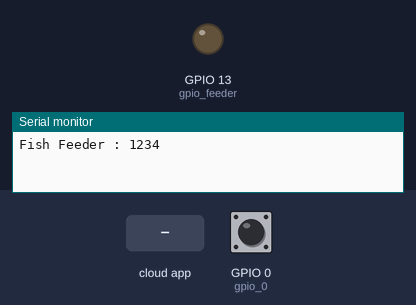
Bench run of a sketch on a simulated ESP32. Parts: output pins drawn as LEDs (lit = HIGH), the last lines printed to the serial monitor. Inputs (shaded band) come from the test bench; at power-on: GPIO 0 (gpio_0) HIGH. WiFi joins after 1.5 s; servers stay silent unless stated; EEPROM starts erased.

Above: at 1.2 s.
1.3 s: the phone or cloud app sets Feed.Fish.Food to 1
At 2.1 s:
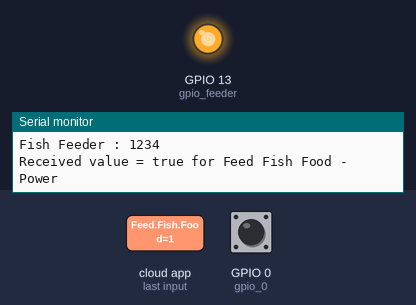
2.8 s: the phone or cloud app sets Feed.Fish.Food to 0
At 3.1 s:
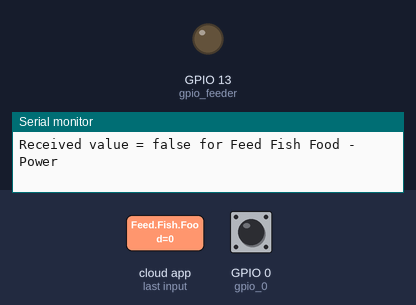
Timing chart, 0 to 5.8 s (numbered marks = the images above; inputs shaded):
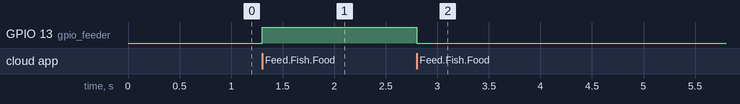

The sketch:

FishFeeder.ino
```cpp
#include "RMaker.h"
#include "WiFi.h"
#include "WiFiProv.h"

#include <EEPROM.h>
#define EEPROM_SIZE 2 //byte


#define UNIT_FEED_TIME  300 //in Millisecond
#define DEFAULT_POWER_MODE   false

const char *service_name = "Brainstorm";
const char *pop = "Technologies";

static byte gpio_0 = 0;
static byte gpio_feeder = 13;

bool feeder_state = false;
byte feed_quntity;

static Device *my_device = NULL;

void sysProvEvent(arduino_event_t *sys_event) {
  switch (sys_event->event_id) {
    case ARDUINO_EVENT_PROV_START:
#if CONFIG_IDF_TARGET_ESP32S2
      Serial.printf("\nProvisioning Started with name \"%s\" and PoP \"%s\" on SoftAP\n", service_name, pop);
      WiFiProv.printQR(service_name, pop, "softap");
#else
      Serial.printf("\nProvisioning Started with name \"%s\" and PoP \"%s\" on BLE\n", service_name, pop);
      WiFiProv.printQR(service_name, pop, "ble");
#endif
      break;
    case ARDUINO_EVENT_PROV_INIT:         WiFiProv.disableAutoStop(10000); break;
    case ARDUINO_EVENT_PROV_CRED_SUCCESS: WiFiProv.endProvision(); break;
    default:                              ;
  }
}

void write_callback(Device *device, Param *param, const param_val_t val, void *priv_data, write_ctx_t *ctx) {
  const char *device_name = device->getDeviceName();
  const char *param_name = param->getParamName();

  if (strcmp(param_name, "Power") == 0) {
    Serial.printf("Received value = %s for %s - %s\n", val.val.b ? "true" : "false", device_name, param_name);
    feeder_state = val.val.b;
    (feeder_state == false) ? digitalWrite(gpio_feeder, LOW) : digitalWrite(gpio_feeder, HIGH);
    param->updateAndReport(val);
  } else if (strcmp(param_name, "Quantity") == 0) {
    Serial.printf("\nReceived value = %d for %s - %s\n", val.val.i, device_name, param_name);
    feed_quntity = val.val.i;
    EEPROM.writeByte(0, feed_quntity); EEPROM.commit();
    param->updateAndReport(val);
  }
}

void setup() {
  EEPROM.begin(EEPROM_SIZE);
  Serial.begin(115200);
  pinMode(gpio_0, INPUT);
  pinMode(gpio_feeder, OUTPUT);
  digitalWrite(gpio_feeder, DEFAULT_POWER_MODE);
  feed_quntity = EEPROM.readByte(0);

  String id = String((uint32_t)(ESP.getEfuseMac()>>32),HEX) ;
  String nodeName = "Fish Feeder : " + id;
  Serial.println(nodeName);
  Node my_node;
  my_node = RMaker.initNode(nodeName.c_str());


  my_device = new Device("Feed Fish Food", "custom.device.feeder", &gpio_feeder);
  if (!my_device) {
    return;
  }

  my_device->addNameParam();
  my_device->addPowerParam(DEFAULT_POWER_MODE);
  my_device->assignPrimaryParam(my_device->getParamByName(ESP_RMAKER_DEF_POWER_NAME));

  Param level_param("Quantity", "custom.param.level", value(feed_quntity), PROP_FLAG_READ | PROP_FLAG_WRITE);
  level_param.addBounds(value(1), value(5), value(1));
  level_param.addUIType(ESP_RMAKER_UI_SLIDER);
  my_device->addParam(level_param);

  my_device->addCb(write_callback);

  my_node.addDevice(*my_device);

  RMaker.enableOTA(OTA_USING_TOPICS);
  RMaker.enableTZService();
  RMaker.enableSchedule();
  RMaker.enableScenes();
  RMaker.start();

  WiFi.onEvent(sysProvEvent);
#if CONFIG_IDF_TARGET_ESP32S2
  WiFiProv.beginProvision(NETWORK_PROV_SCHEME_SOFTAP, NETWORK_PROV_SCHEME_HANDLER_NONE, NETWORK_PROV_SECURITY_1, pop, service_name);
#else
  WiFiProv.beginProvision(NETWORK_PROV_SCHEME_BLE, NETWORK_PROV_SCHEME_HANDLER_FREE_BTDM, NETWORK_PROV_SECURITY_1, pop, service_name);
#endif
}

void loop() {

  if (digitalRead(gpio_0) == LOW) {
    delay(100);
    int startTime = millis();
    while (digitalRead(gpio_0) == LOW) {
      delay(50);
    }
    int endTime = millis();

    if ((endTime - startTime) > 10000) {
      Serial.printf("Reset to factory.\n");
      RMakerFactoryReset(2);
    } else if ((endTime - startTime) > 3000) {
      Serial.printf("Reset Wi-Fi.\n");
      RMakerWiFiReset(2);
    } else {
      feeder_state = !feeder_state;
      if (my_device) {
        my_device->updateAndReportParam(ESP_RMAKER_DEF_POWER_NAME, feeder_state);
      }
      (feeder_state == false) ? digitalWrite(gpio_feeder, LOW) : digitalWrite(gpio_feeder, HIGH);
    }
  }
  if(feeder_state)
  {
    delay(feed_quntity*UNIT_FEED_TIME);
    feeder_state = false;

      if (my_device) {
        digitalWrite(gpio_feeder, feeder_state);
        my_device->updateAndReportParam(ESP_RMAKER_DEF_POWER_NAME, feeder_state);
        delay(100);
      }
  }
  delay(100);
}
```

Measured:
- after the input at 1.3 s, GPIO 13 (gpio_feeder): LOW → HIGH at once
- after the input at 2.8 s, GPIO 13 (gpio_feeder): HIGH → LOW at once
